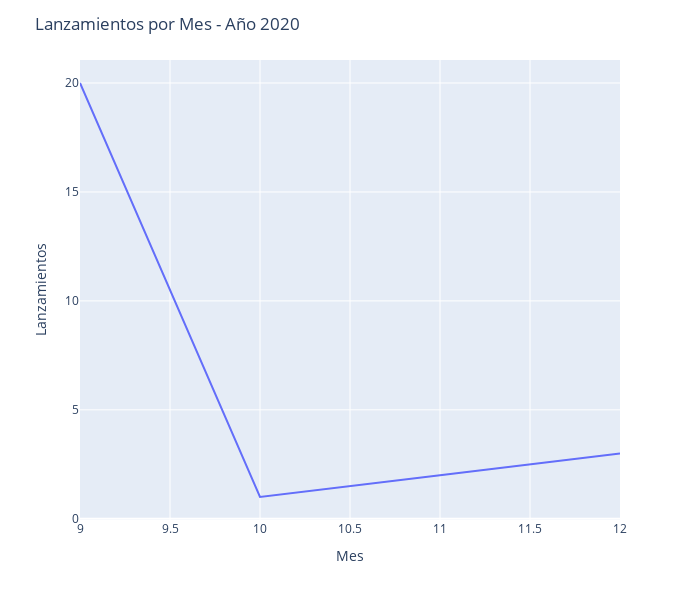
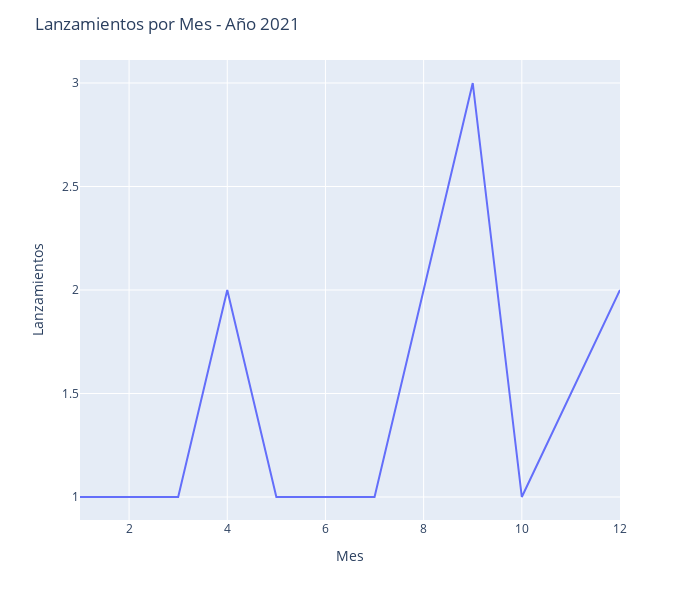
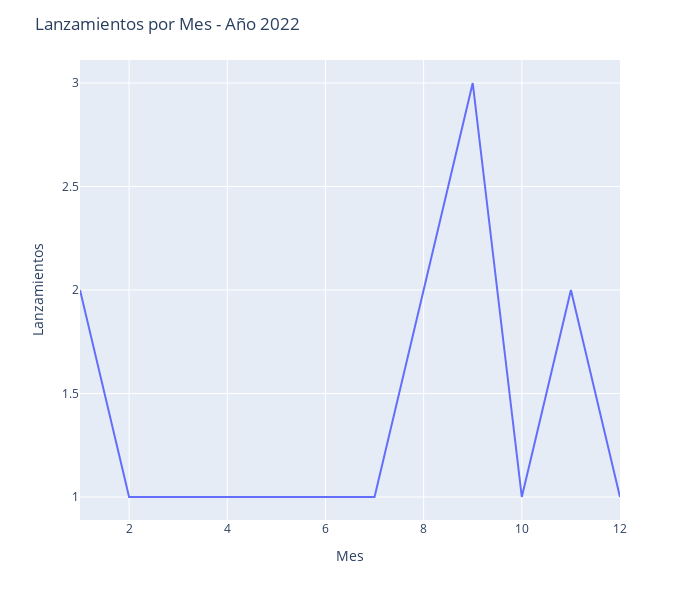
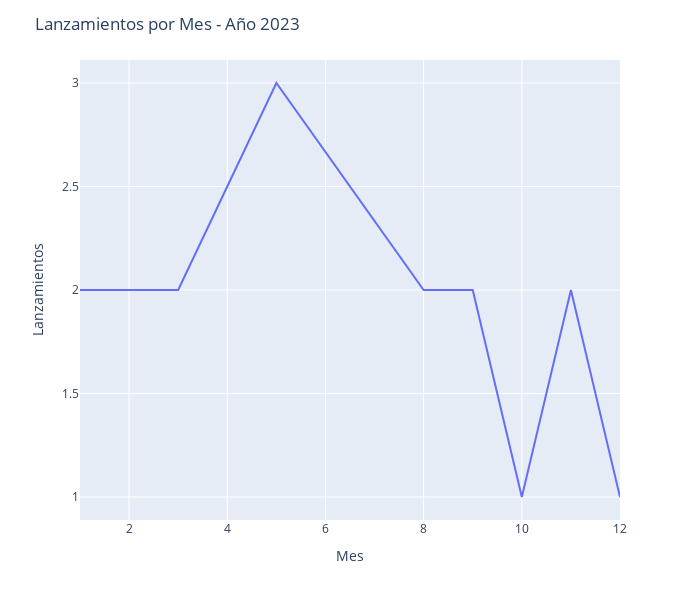

The notebook cell saved with these charts, in order:
### Markdown cell above
Podemos intentar hacer un diagrama visual en el que veremos los personajes que lanzaron durante estos tres años de juego.

A simple vista se ve que al comienzo del juego salieron muchos personajes, y durante el paso de los meses, solo salen 3 personajes como maximo.

### Code cell
paimon['release_month'] = paimon['release_month'].astype(int)

paimon_sorted = paimon.sort_values(by=['release_year', 'release_month'])

for year, year_data in paimon_sorted.groupby("release_year"):
    release_counts = year_data["release_month"].value_counts().sort_index().astype(int)

    fig = px.line(x=release_counts.index, y=release_counts.values)
    fig.update_layout(
      title=f'Lanzamientos por Mes - Año {year}',
      width=700,
      height=600,
      xaxis_title='Mes',
      yaxis_title='Lanzamientos'
    )
    fig.show()

### Figure 1 — Plotly figure (JSON) as saved in the notebook; plotly's stock layout.template omitted (floating-point values rounded to 4 significant figures)
{"data": [{"hovertemplate": "x=%{x}<br>y=%{y}<extra></extra>", "legendgroup": "", "line": {"color": "#636efa", "dash": "solid"}, "marker": {"symbol": "circle"}, "mode": "lines", "name": "", "orientation": "v", "showlegend": false, "type": "scatter", "x": [9, 10, 11, 12], "xaxis": "x", "y": [20, 1, 2, 3], "yaxis": "y"}], "layout": {"height": 600, "legend": {"tracegroupgap": 0}, "margin": {"t": 60}, "title": {"text": "Lanzamientos por Mes - Año 2020"}, "width": 700, "xaxis": {"anchor": "y", "domain": [0, 1], "title": {"text": "Mes"}}, "yaxis": {"anchor": "x", "domain": [0, 1], "title": {"text": "Lanzamientos"}}}}

### Figure 2 — Plotly figure (JSON) as saved in the notebook; plotly's stock layout.template omitted (floating-point values rounded to 4 significant figures)
{"data": [{"hovertemplate": "x=%{x}<br>y=%{y}<extra></extra>", "legendgroup": "", "line": {"color": "#636efa", "dash": "solid"}, "marker": {"symbol": "circle"}, "mode": "lines", "name": "", "orientation": "v", "showlegend": false, "type": "scatter", "x": [1, 2, 3, 4, 5, 6, 7, 8, 9, 10, 12], "xaxis": "x", "y": [1, 1, 1, 2, 1, 1, 1, 2, 3, 1, 2], "yaxis": "y"}], "layout": {"height": 600, "legend": {"tracegroupgap": 0}, "margin": {"t": 60}, "title": {"text": "Lanzamientos por Mes - Año 2021"}, "width": 700, "xaxis": {"anchor": "y", "domain": [0, 1], "title": {"text": "Mes"}}, "yaxis": {"anchor": "x", "domain": [0, 1], "title": {"text": "Lanzamientos"}}}}

### Figure 3 — Plotly figure (JSON) as saved in the notebook; plotly's stock layout.template omitted (floating-point values rounded to 4 significant figures)
{"data": [{"hovertemplate": "x=%{x}<br>y=%{y}<extra></extra>", "legendgroup": "", "line": {"color": "#636efa", "dash": "solid"}, "marker": {"symbol": "circle"}, "mode": "lines", "name": "", "orientation": "v", "showlegend": false, "type": "scatter", "x": [1, 2, 4, 5, 6, 7, 8, 9, 10, 11, 12], "xaxis": "x", "y": [2, 1, 1, 1, 1, 1, 2, 3, 1, 2, 1], "yaxis": "y"}], "layout": {"height": 600, "legend": {"tracegroupgap": 0}, "margin": {"t": 60}, "title": {"text": "Lanzamientos por Mes - Año 2022"}, "width": 700, "xaxis": {"anchor": "y", "domain": [0, 1], "title": {"text": "Mes"}}, "yaxis": {"anchor": "x", "domain": [0, 1], "title": {"text": "Lanzamientos"}}}}

### Figure 4 — Plotly figure (JSON) as saved in the notebook; plotly's stock layout.template omitted (floating-point values rounded to 4 significant figures)
{"data": [{"hovertemplate": "x=%{x}<br>y=%{y}<extra></extra>", "legendgroup": "", "line": {"color": "#636efa", "dash": "solid"}, "marker": {"symbol": "circle"}, "mode": "lines", "name": "", "orientation": "v", "showlegend": false, "type": "scatter", "x": [1, 3, 5, 8, 9, 10, 11, 12], "xaxis": "x", "y": [2, 2, 3, 2, 2, 1, 2, 1], "yaxis": "y"}], "layout": {"height": 600, "legend": {"tracegroupgap": 0}, "margin": {"t": 60}, "title": {"text": "Lanzamientos por Mes - Año 2023"}, "width": 700, "xaxis": {"anchor": "y", "domain": [0, 1], "title": {"text": "Mes"}}, "yaxis": {"anchor": "x", "domain": [0, 1], "title": {"text": "Lanzamientos"}}}}
